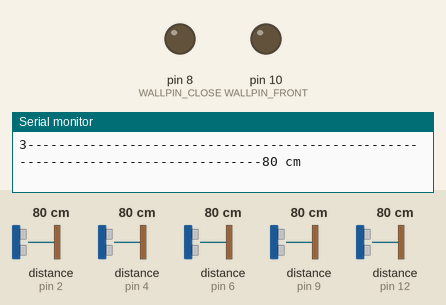
Simulated run of this sketch. Board: Arduino Uno, built with avr-gcc and run on an emulated ATmega328P. On the bench: output pins drawn as LEDs (lit = HIGH), the last lines printed to the serial monitor. Wiring (inferred from the names in the program): 5 × ultrasonic range finder: trigger pin 3, echo pin 2 / trigger pin 5, echo pin 4 / trigger pin 7, echo pin 6 / trigger pin 11, echo pin 9 / trigger pin 13, echo pin 12. Inputs (shaded band) come from the test bench; at power-on: distance to the obstacle (sensors on pin 2, pin 9, pin 4, pin 6, pin 12) 80 cm. The echo pulse lasts 58.3 µs per cm; pins used as bus, display or sensor lines are not drawn.

Above: at 1.2 s.
1.3 s: distance to the obstacle (sensor on pin 2) set to 2 cm
At 2.4 s:
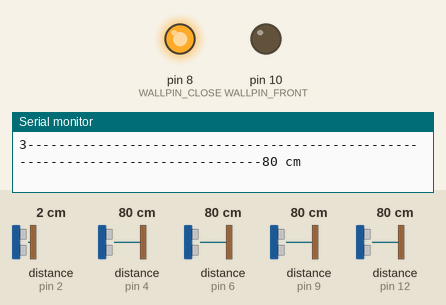
3.2 s: distance to the obstacle (sensor on pin 9) set to 11 cm
6.2 s: distance to the obstacle (sensor on pin 9) set to 8 cm
At 7.3 s:
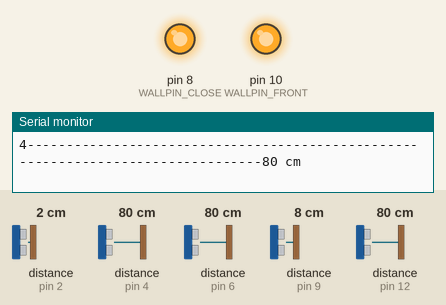
7.7 s: distance to the obstacle (sensor on pin 2) set to 9 cm
10.7 s: distance to the obstacle (sensor on pin 2) set to 13 cm
At 11.8 s:
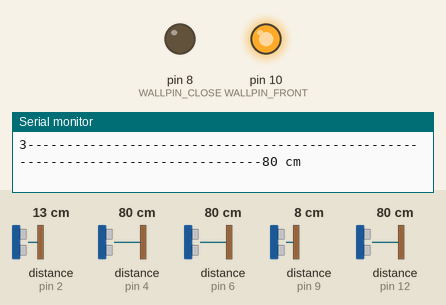
12.6 s: distance to the obstacle (sensor on pin 4) set to 9 cm
Timing chart, 0 to 15.6 s (numbered marks = the images above; inputs shaded):
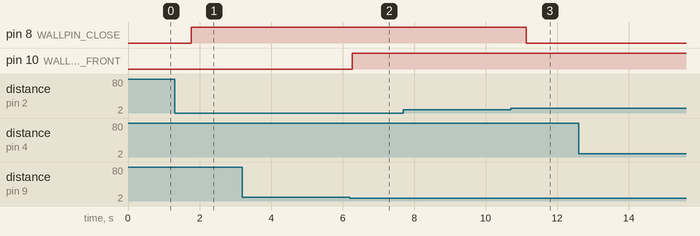

Measured:
- the behaviour switches between 10 and 9 cm on distance to the obstacle (sensor on pin 9) (found by bisection; images 1 and 2)
- the behaviour switches between 10 and 11 cm on distance to the obstacle (sensor on pin 2) (found by bisection; images 2 and 3)
- after the input at 1.3 s, pin 8 (WALLPIN_CLOSE): LOW → HIGH after 0.46 s
- after the input at 6.2 s, pin 10 (WALLPIN_FRONT): LOW → HIGH after 0.07 s
- after the input at 10.7 s, pin 8 (WALLPIN_CLOSE): HIGH → LOW after 0.44 s

The sketch:

multiple_ultrasound.ino
```cpp
#define WALLPIN_CLOSE 8
#define WALLPIN_FRONT 10

//Sonar 1
int echoPin1 =2;
int initPin1 =3;
int distance1 =0;

//Sonar 2
int echoPin2 =6;
int initPin2 =7;
int distance2 =0;

//Sonar 3
int echoPin3 =4;
int initPin3 =5;
int distance3 =0;

////Sonar 4
int echoPin4 =12;
int initPin4 =13;
int distance4 =0;

//Sonar 5
int echoPin5 = 9;
int initPin5 = 11;
int distance5 =0;

void setup() {

  pinMode(initPin1, OUTPUT);
  pinMode(echoPin1, INPUT);
  pinMode(initPin2, OUTPUT);
  pinMode(echoPin2, INPUT);
  pinMode(initPin3, OUTPUT);
  pinMode(echoPin3, INPUT);
  pinMode(initPin4, OUTPUT);
  pinMode(echoPin4, INPUT);
  pinMode(initPin5, OUTPUT);
  pinMode(echoPin5, INPUT);


  //output pins
  pinMode(WALLPIN_CLOSE, OUTPUT);
  pinMode(WALLPIN_FRONT, OUTPUT);
//  pinMode(WALLPIN_BACK, OUTPUT);
  pinMode(13, OUTPUT);
  Serial.begin(9600);

}

void loop() {

  distance1 = getDistance(initPin1, echoPin1);
  printDistance(1, distance1);
//  delay(10);

  distance2 = getDistance(initPin2, echoPin2);
  printDistance(2, distance2);
//  delay(10);

  distance3 = getDistance(initPin3, echoPin3);
  printDistance(3, distance3);
//  delay(150);

  distance4 = getDistance(initPin4, echoPin4);
  printDistance(4, distance4);
//  delay(10);

  distance5 = getDistance(initPin5, echoPin5);
  printDistance(5, distance5);

    if(distance1 < 10) {
      digitalWrite(13, HIGH);
      digitalWrite(WALLPIN_CLOSE, HIGH);
      Serial.println("Sonar 1 is close! ");
    }
    else {
      digitalWrite(13, LOW);
      digitalWrite(WALLPIN_CLOSE, LOW);
      Serial.println("Sonar 1 is far! ");
    }

    if(distance2 < 10) {
      digitalWrite(13, HIGH);
      digitalWrite(WALLPIN_FRONT, HIGH);
      Serial.println("Sonar 2 is close!");
    }
    else {
      digitalWrite(13, LOW);
      digitalWrite(WALLPIN_FRONT, LOW);
    }

    if(distance3 < 10) {
      digitalWrite(13, HIGH);
      digitalWrite(WALLPIN_FRONT, HIGH);
      Serial.println("Sonar 3 is close!");
    }
    else {
      digitalWrite(13, LOW);
      digitalWrite(WALLPIN_FRONT, LOW);
    }
        if(distance4 < 10) {
      digitalWrite(13, HIGH);
      digitalWrite(WALLPIN_FRONT, HIGH);
      Serial.println("Sonar 4 is close!");
    }
    else {
      digitalWrite(13, LOW);
      digitalWrite(WALLPIN_FRONT, LOW);
    }
        if(distance5 < 10) {
      digitalWrite(13, HIGH);
      digitalWrite(WALLPIN_FRONT, HIGH);
      Serial.println("Sonar 5 is close!");
    }
    else {
      digitalWrite(13, LOW);
      digitalWrite(WALLPIN_FRONT, LOW);
    }

}

int getDistance (int initPin, int echoPin){

 digitalWrite(initPin, HIGH);
 delayMicroseconds(10);
 digitalWrite(initPin, LOW);
 unsigned long pulseTime = pulseIn(echoPin, HIGH);
 int distance = pulseTime/58;
 return distance;

}

 void printDistance(int id, int dist){

     Serial.print(id);
    if (dist >= 120 || dist <= 0 ){
      Serial.println(" Out of range");
    }else
    for (int i = 0; i <= dist; i++) {
         Serial.print("-");
    }
    Serial.print(dist, DEC);
    Serial.println(" cm");
    }
```
